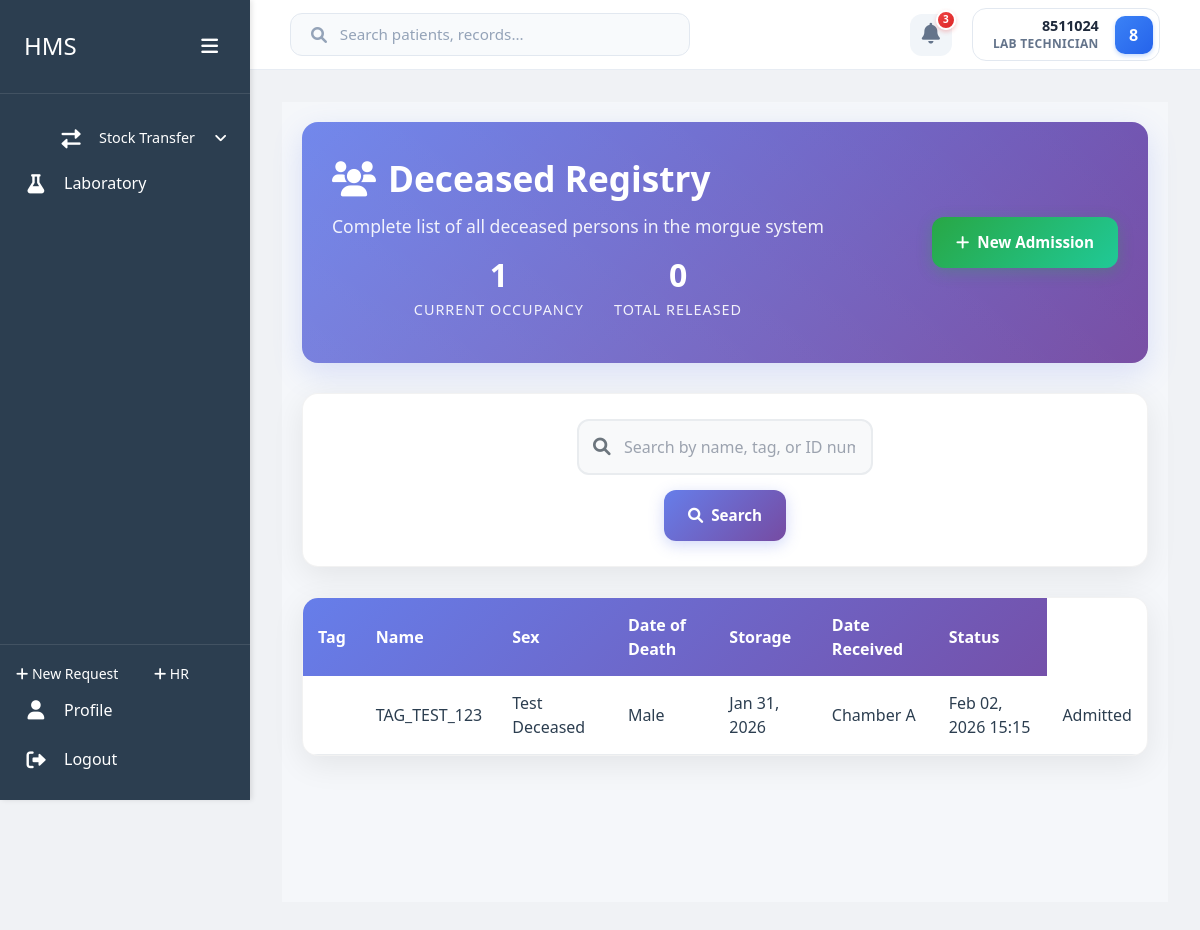
The app's page /morgue/deceased/ (signed in), older data.
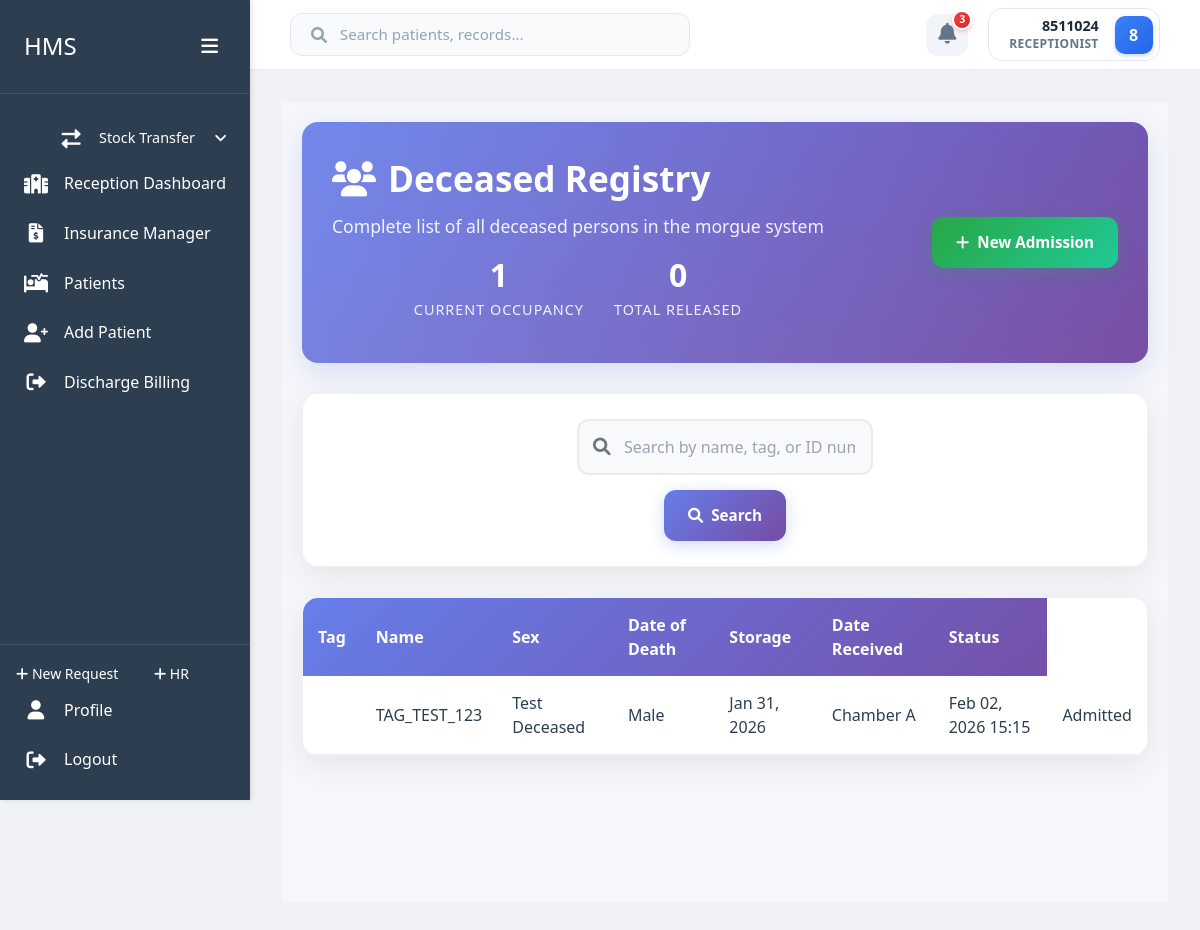
The same page, newer data.
### users/models.py (models this page shows, shortened)
class User(AbstractBaseUser, PermissionsMixin):
    roles = [
        ('Admin', 'Admin'),
        ('Receptionist', 'Receptionist'),
        ('Doctor', 'Doctor'),
        ('Nurse', 'Nurse'),
        ('Pharmacist', 'Pharmacist'),
        ('Lab Technician', 'Lab Technician'),
        ('Accountant', 'Accountant'),
        ('Triage Nurse', 'Triage Nurse'),
        ('Radiographer', 'Radiographer'),
        ('Procurement Officer', 'Procurement Officer'),
        ('SHA Manager', 'SHA Manager'),
    ]
    id_number = models.CharField(max_length=20, unique=True)
    first_name = models.CharField(max_length=50, blank=True, null=True)
    last_name = models.CharField(max_length=50, blank=True, null=True)
    phone = models.CharField(max_length=15, blank=True, null=True)
    role = models.CharField(max_length=20, choices=roles)
    is_staff = models.BooleanField(default=False)
    is_active = models.BooleanField(default=True)
    date_joined = models.DateTimeField(default=timezone.now)
    USERNAME_FIELD = 'id_number'
    REQUIRED_FIELDS = []
    objects = CustomUserManager()
    @property
    def username(self):
        return f"{self.first_name} {self.last_name}".strip() if self.first_name or self.last_name else self.id_number
    def get_full_name(self):
        return self.username

### morgue/views.py (the view, shortened to what this page needs)
# urls.py: path('deceased/', views.DeceasedListView.as_view(), name='deceased_list'),
class DeceasedListView(LoginRequiredMixin, ListView):
    model = Deceased
    template_name = 'morgue/deceased_list.html'
    context_object_name = 'deceased_list'
    paginate_by = 20
    def get_queryset(self):
        queryset = Deceased.objects.select_related('created_by').prefetch_related('admissions')
        search_query = self.request.GET.get('search')
        return queryset.order_by('-created_at')
    def get_context_data(self, **kwargs):
        context = super().get_context_data(**kwargs)
        context['total_count'] = Deceased.objects.filter(is_released=False).count()
        context['released_count'] = Deceased.objects.filter(is_released=True).count()
        return context

### morgue/templates/morgue/deceased_list.html (shortened to what the changed rows need)
{% extends 'users/dashboard_base.html' %}
{% load static %}
{% block content %}
    <div class="deceased-list-page">
        <header class="list-header">
            <div class="header-content">
                <div class="header-text">
                    <h1>
                        <i class="fas fa-users"></i> Deceased Registry
                    </h1>
                </div>
            </div>
        </header>
        <section class="table-section">
            <div class="table-container">
                <table style="width: 100%; border-collapse: collapse; background: white; border-radius: 8px; overflow: hidden; box-shadow: 0 2px 10px rgba(0,0,0,0.1);">
                    <thead>
                        <tr style="background: linear-gradient(135deg, #667eea 0%, #764ba2 100%); color: white;">
                            <th style="padding: 15px; text-align: left;">Tag</th>
                            <th style="padding: 15px; text-align: left;">Name</th>
                            <th style="padding: 15px; text-align: left;">Sex</th>
                            <th style="padding: 15px; text-align: left;">Date of Death</th>
                            <th style="padding: 15px; text-align: left;">Storage</th>
                            <th style="padding: 15px; text-align: left;">Date Received</th>
                            <th style="padding: 15px; text-align: left;">Status</th>
                        </tr>
                    </thead>
                </table>
            </div>
        </section>
    </div>
{% endblock %}

### users/templates/users/dashboard_base.html (shortened to what the changed rows need)
{% load static %}
<!DOCTYPE html>
<html lang="en">
    <head>
        <link rel="stylesheet" href="{% static 'users/css/dashboard.css' %}">
        <link rel="stylesheet" href="{% static 'users/vendor/fontawesome/css/all.min.css' %}">
        <link rel="stylesheet" href="{% static 'users/css/tailwind.css' %}">
    </head>
    <body>
        <div class="dashboard-container">
            <div class="sidebar" id="sidebar">
                <div class="sidebar-header">
                    <h2>HMS</h2>
                </div>
                <div class="sidebar-menu">
                    {% if user.role == 'Admin' or user.role == 'Receptionist' %}
                        <a href="{% url 'home:reception_dashboard' %}" class="menu-item {% if request.resolver_match.url_name == 'reception_dashboard' %}active{% endif %}">
                            <i class="fas fa-hospital"></i>
                            <span>Reception Dashboard</span>
                        </a>
                        <a href="{% url 'accounts:insurance_manager' %}" class="menu-item {% if request.resolver_match.url_name == 'insurance_manager' %}active{% endif %}">
                            <i class="fas fa-file-invoice-dollar"></i>
                            <span>Insurance Manager</span>
                        </a>
                        <a href="{% url 'home:patient_list' %}" class="menu-item {% if request.resolver_match.url_name == 'patient_list' %}active{% endif %}">
                            <i class="fas fa-procedures"></i>
                            <span>Patients</span>
                        </a>
                        <a href="{% url 'home:patient_create' %}" class="menu-item {% if request.resolver_match.url_name == 'patient_create' %}active{% endif %}">
                            <i class="fas fa-user-plus"></i>
                            <span>Add Patient</span>
                        </a>
                        <a href="{% url 'accounts:discharge_dashboard' %}" class="menu-item {% if request.resolver_match.url_name == 'discharge_dashboard' %}active{% endif %}">
                            <i class="fas fa-sign-out-alt"></i>
                            <span>Discharge Billing</span>
                        </a>
                    {% endif %}
                    {% if user.role == 'Radiographer' or user.role == 'Lab Technician' %}
                        <a href="{% url 'lab:radiology_dashboard' %}" class="menu-item {% if request.resolver_match.namespace == 'lab' %}active{% endif %}">
                            <i class="fas fa-flask"></i>
                            <span>Laboratory</span>
                        </a>
                    {% endif %}
                </div>
            </div>
            <div class="main-content" id="mainContent">
                <header class="top-bar">
                    <div class="user-nav">
                        <div class="user-profile-nav">
                            <div class="user-details">
                                <span class="user-id">{{ user.get_full_name }}</span>
                                <span class="user-role">{{ user.get_role_display }}</span>
                            </div>
                            <div class="user-avatar-sm">{{ user.get_full_name|slice:":1"|upper }}</div>
                        </div>
                    </div>
                </header>
                <main>
                    {% block content %}{% endblock %}
                </main>
            </div>
        </div>
    </body>
</html>

Row changes from the older to the newer data that the page shows:
changed User: role "LAB TECHNICIAN" → "RECEPTIONIST"
Text that changed along with them:
text no longer shown: "Laboratory"
text now shown: "Reception Dashboard Insurance Manager Patients Add Patient Discharge Billing"
